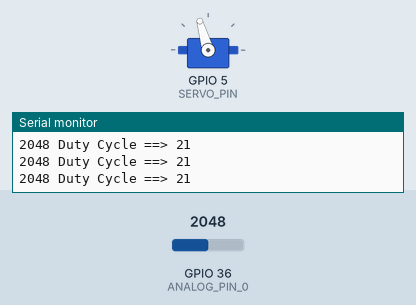
Bench run of a sketch on a simulated ESP32. Parts: servo, the last lines printed to the serial monitor. The inputs (shaded band) are chosen by the test bench; at power-on: GPIO 36 (ANALOG_PIN_0) = 2048. Servo pulses on a pin are drawn as a servo (544–2400 µs = 0–180°).

Above: at 2.2 s.
2.3 s: GPIO 36 (ANALOG_PIN_0) set to 2866
At 2.7 s:
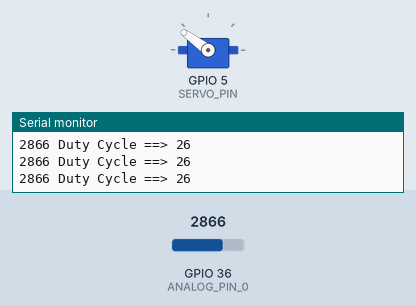
3.8 s: GPIO 36 (ANALOG_PIN_0) set to 3603
At 4.2 s:
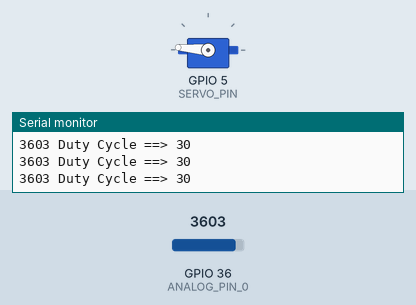
5.3 s: GPIO 36 (ANALOG_PIN_0) set to 4095
At 5.6 s:
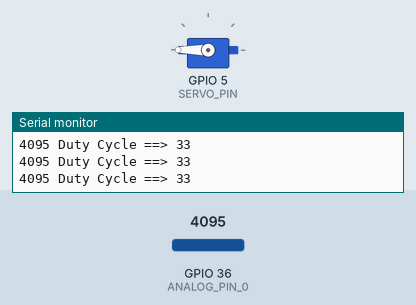
6.8 s: GPIO 36 (ANALOG_PIN_0) set to 1228
At 7.1 s:
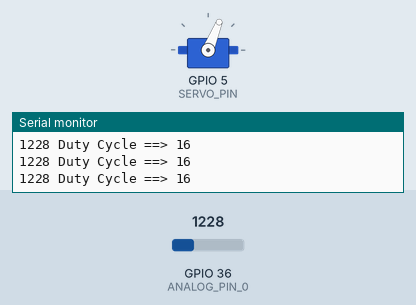
8.3 s: GPIO 36 (ANALOG_PIN_0) set to 491
At 9.5 s:
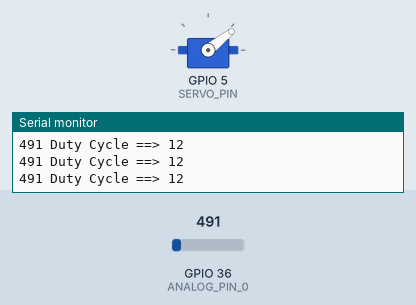
9.8 s: GPIO 36 (ANALOG_PIN_0) set to 2047
At 11.2 s:
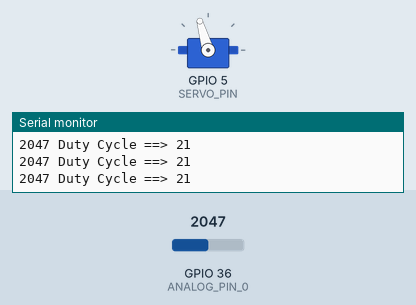
Timing chart, 0 to 12.3 s (numbered marks = the images above; inputs shaded):
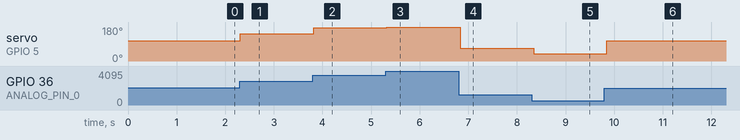

The sketch:

ServoCtl.ino
```cpp
/*****************************************************
* ESP32 Servo Control
* Analog Input: ADC_1_0 pin ==> GPIO36 (VP).
*             PWM SERVO pin ==> GPIO 05
*
*****************************************************/
//Analog Input
#define ANALOG_PIN_0 36
int analog_value = 0;

// PMW SERVO
#define SERVO_PIN 5
int freq = 50;
int channel = 0;
int resolution = 8;
int dutyCycle = 21;

void setup()
{
  Serial.begin(115200);
  delay(1000); // give me time to bring up serial monitor
  Serial.println("ESP32 Servo Control");

  ledcSetup(channel, freq, resolution);
  ledcAttachPin(SERVO_PIN, channel);
  ledcWrite(channel, dutyCycle);
}

void loop()
{
  analog_value = analogRead(ANALOG_PIN_0);
  Serial.print(analog_value);
  Serial.print(" Duty Cycle ==> ");
  Serial.println(dutyCycle);
  dutyCycle = map(analog_value, 0, 4095, 10, 33);
  ledcWrite(channel, dutyCycle);
  delay(50);
}
```

Measured:
- after the input at 2.3 s, servo on GPIO 5 (SERVO_PIN): 106° → 144° at once
- after the input at 3.8 s, servo on GPIO 5 (SERVO_PIN): 144° → 175° at once
- after the input at 5.3 s, servo on GPIO 5 (SERVO_PIN): 175° → 180° at once
- after the input at 6.8 s, servo on GPIO 5 (SERVO_PIN): 180° → 68° at once
- after the input at 8.3 s, servo on GPIO 5 (SERVO_PIN): 68° → 38° at once
- after the input at 9.8 s, servo on GPIO 5 (SERVO_PIN): 38° → 106° after 0.05 s
